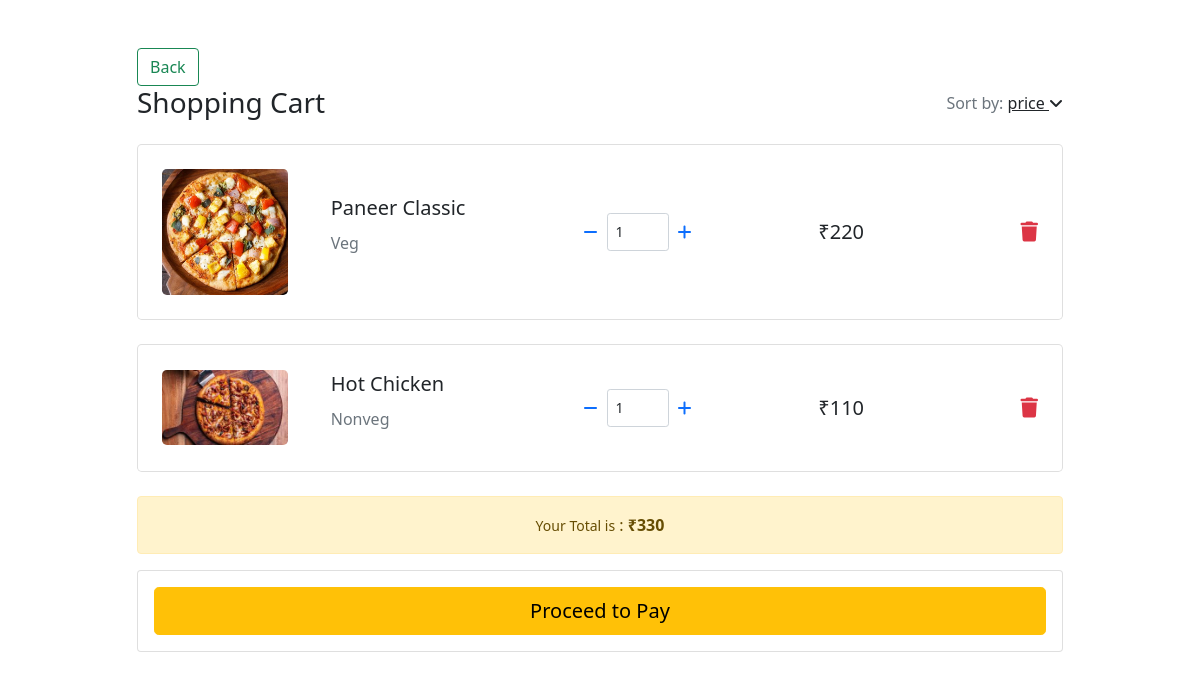
The app's page /cart/ (signed in) with its own data.
### models/models.py (models this page shows)
class MainModel(models.Model):
    id = models.UUIDField(default=uuid.uuid4  , editable=False , primary_key=True)
    class Meta:
        abstract = True

class CartItems(MainModel):
    cart = models.ForeignKey(Carts , on_delete=models.CASCADE , related_name='cart_items')
    pizzas = models.ForeignKey(Pizza , on_delete=models.CASCADE  , related_name='cart_pizzas')
    quantity = models.IntegerField(default=1)

class Pizza(MainModel):
    img = models.FileField(upload_to='images' , default=None)
    ex_img = models.FileField(upload_to='images' , default='images/image2.png')
    name = models.CharField(max_length=50)
    price = models.IntegerField()
    category = models.CharField(max_length=50)
    owner = models.ForeignKey(sellers , on_delete=models.CASCADE , default=0)
    descrip = models.CharField(max_length=100 , default='Pizza')

### models/views.py (the view)
# urls.py: path('cart/' , views.cart_view , name='cart'),
def cart_view(request):
    carts , _ = Carts.objects.get_or_create(user = request.user)
    items = CartItems.objects.filter(cart=carts)
    x=0
    for i in items:
        p = i.pizzas.price
        qty = i.quantity
        ttl = p*qty
        x += int(ttl)
    return render(request , 'cart.html' , {'user':request.user , 'items':carts , 'total':x})

### models/templatetags/custom_tags.py (called while the page is built)
@register.filter(name='multiply')
def multiply(q , p ):
    return p*q

### templates/cart.html (shortened to what this page needs)
{% load custom_tags %}
<!DOCTYPE html>
<html lang="en">
<head>
    <link rel="stylesheet" href="https://cdnjs.cloudflare.com/ajax/libs/font-awesome/6.6.0/css/all.min.css">
    <link href="https://cdn.jsdelivr.net/npm/bootstrap@5.0.2/dist/css/bootstrap.min.css" rel="stylesheet"
>
</head>
<body>
    <section class="h-100">
        <div class="container h-100 py-5">
          <div class="row d-flex justify-content-center align-items-center h-100">
            <div class="col-10">
              <a onclick="window.history.back()" class="btn btn-outline-success">Back</a>
              <div class="d-flex justify-content-between align-items-center mb-4">
                <h3 class="fw-normal mb-0">Shopping Cart</h3>
                <div>
                  <p class="mb-0"><span class="text-muted">Sort by:</span> <a href="#!" class="text-body">price <i
                        class="fas fa-angle-down mt-1"></i></a></p>
                </div>
              </div>
              {% if items.cart_items is not None %}
              {% for i in items.cart_items.all %}
              <div class="card rounded-3 mb-4">
                <div class="card-body p-4">
                  <div class="row d-flex justify-content-between align-items-center">
                    <div class="col-md-2 col-lg-2 col-xl-2">
                      <a href="{% url 'details' i.pizzas.id %}">
                        <img
                        src="/media/{{i.pizzas.img}}"
                        class="img-fluid rounded-3" alt="{{i.pizzas.name}}">
                      </a>
                    </div>
                    <div class="col-md-3 col-lg-3 col-xl-3">
                      <p class="lead fw-normal mb-2">{{i.pizzas.name}}</p>
                      <p><span class="text-muted">{{i.pizzas.category}}</p>
                    </div>
                    <div class="col-md-3 col-lg-3 col-xl-2 d-flex">
                    {% if i.quantity <= 1 %}
                    <a href="{% url 'bin' i.pizzas.id %}">
                      <button data-mdb-button-init data-mdb-ripple-init class="btn btn-link px-2"
                        onclick="this.parentNode.querySelector('input[type=number]').stepDown()">
                        <i class="fas fa-minus"></i>
                      </button>
                    </a>
                    {% endif %}
                      <input id="form1" min="0" name="quantity" value="{{i.quantity}}" type="number"
                        class="form-control form-control-sm" />
                      <a href="{% url 'plus' i.pizzas.id %}">
                        <button data-mdb-button-init data-mdb-ripple-init class="btn btn-link px-2"
                        onclick="this.parentNode.querySelector('input[type=number]').stepUp()">
                        <i class="fas fa-plus"></i>
                      </button>
                      </a>
                    </div>
                    <div class="col-md-3 col-lg-2 col-xl-2 offset-lg-1">
                      <h5 class="mb-0">₹{{ i.quantity | multiply:i.pizzas.price }}</h5>
                    </div>
                    <div class="col-md-1 col-lg-1 col-xl-1 text-end">
                      <a href="{% url 'bin' i.pizzas.id %}" class="text-danger"><i class="fas fa-trash fa-lg"></i></a>
                    </div>
                  </div>
                </div>
              </div>
              {% endfor %}
              {% else %}
              <h3 style="text-align: center;padding: 50px;">Your Cart is Empty</h3>
              {% endif %}
              <div class="text-center alert alert-warning"><small>Your Total is</small> : <span style="font-weight: bold;">₹{{total}}</span></div>
              <div class="card">
                <div class="card-body">
                  <button  type="button" data-mdb-button-init data-mdb-ripple-init class="btn btn-warning btn-block btn-lg w-100">Proceed to Pay</button>
                </div>
              </div>
            </div>
          </div>
        </div>
      </section>
</body>
</html>

### records on screen
CartItems: pizzas.img (picture), pizzas.name "Paneer Classic", pizzas.category "Veg", quantity "1", quantity|multiply "220"
CartItems: pizzas.img (picture), pizzas.name "Hot Chicken", pizzas.category "Nonveg", quantity "1", quantity|multiply "110"

### other values on screen
{{ total }} "330"
